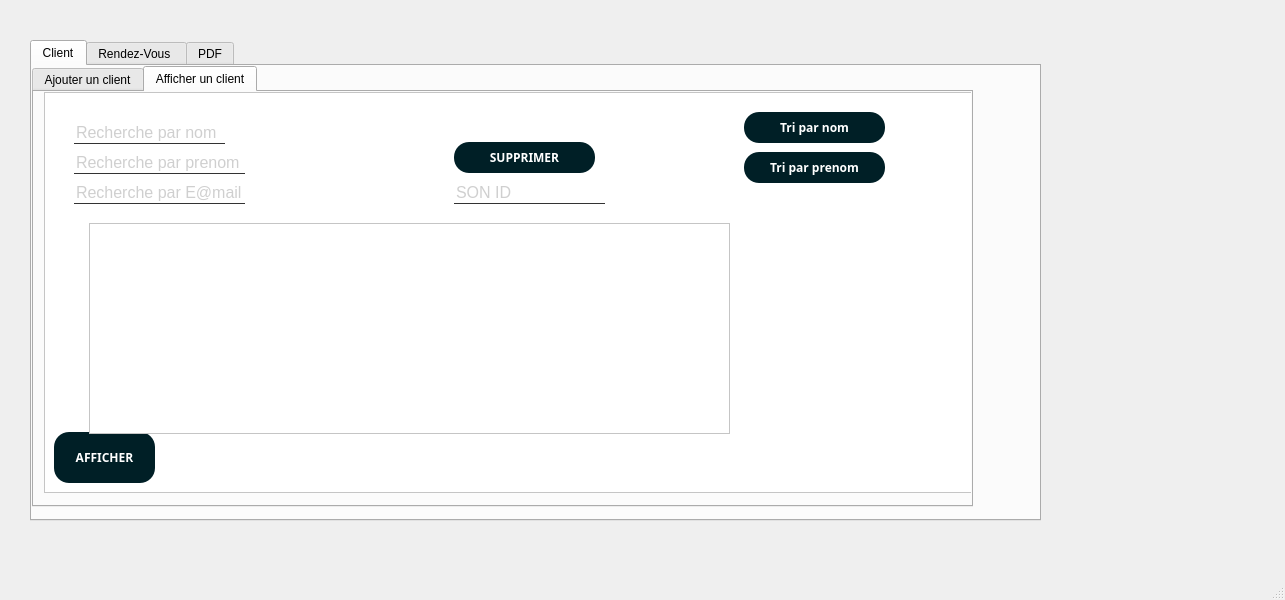
<?xml version="1.0" encoding="UTF-8"?>
<ui version="4.0">
 <class>MainWindow</class>
 <widget class="QMainWindow" name="MainWindow">
  <property name="geometry">
   <rect>
    <x>0</x>
    <y>0</y>
    <width>1285</width>
    <height>600</height>
   </rect>
  </property>
  <property name="windowTitle">
   <string>MainWindow</string>
  </property>
  <widget class="QWidget" name="centralwidget">
   <widget class="QTabWidget" name="rendezvous">
    <property name="geometry">
     <rect>
      <x>30</x>
      <y>40</y>
      <width>1011</width>
      <height>481</height>
     </rect>
    </property>
    <property name="styleSheet">
     <string notr="true"/>
    </property>
    <property name="currentIndex">
     <number>0</number>
    </property>
    <widget class="QWidget" name="tab">
     <attribute name="title">
      <string>Client</string>
     </attribute>
     <widget class="QTabWidget" name="tabWidget_2">
      <property name="geometry">
       <rect>
        <x>0</x>
        <y>0</y>
        <width>941</width>
        <height>441</height>
       </rect>
      </property>
      <property name="currentIndex">
       <number>1</number>
      </property>
      <widget class="QWidget" name="tab_3">
       <attribute name="title">
        <string>Ajouter un client</string>
       </attribute>
       <widget class="QFrame" name="frame_5">
        <property name="geometry">
         <rect>
          <x>10</x>
          <y>0</y>
          <width>921</width>
          <height>401</height>
         </rect>
        </property>
        <property name="styleSheet">
         <string notr="true">QFrame{
background:white;

}
QLabel{
color:white;
font-size:16px;
}
QPushButton
{
background:red;
border-radius:16px;
}
QPushButton:hover {
transform: scale(5); 
width : 250px;
color:rgb(243,214,23);
}
QPushButton{
color:white;
border-radius:15px;
}
QLineEdit
{
background:transparent;
border:none;
color:#a0a0a0;
font-size:16px;
border-bottom:1px solid #333;
}</string>
        </property>
        <property name="frameShape">
         <enum>QFrame::StyledPanel</enum>
        </property>
        <property name="frameShadow">
         <enum>QFrame::Raised</enum>
        </property>
        <widget class="QPushButton" name="b_ajouter">
         <property name="geometry">
          <rect>
           <x>770</x>
           <y>290</y>
           <width>131</width>
           <height>61</height>
          </rect>
         </property>
         <property name="font">
          <font>
           <family>century gothic</family>
           <weight>75</weight>
           <italic>false</italic>
           <bold>true</bold>
           <underline>false</underline>
           <strikeout>false</strikeout>
          </font>
         </property>
         <property name="styleSheet">
          <string notr="true">background-color:#001F26;
</string>
         </property>
         <property name="text">
          <string>SUBMITE</string>
         </property>
         <property name="checkable">
          <bool>false</bool>
         </property>
        </widget>
        <widget class="QLineEdit" name="le_nom">
         <property name="geometry">
          <rect>
           <x>60</x>
           <y>50</y>
           <width>151</width>
           <height>22</height>
          </rect>
         </property>
         <property name="text">
          <string/>
         </property>
         <property name="placeholderText">
          <string>Taper le Nom</string>
         </property>
        </widget>
        <widget class="QLineEdit" name="le_prenom">
         <property name="geometry">
          <rect>
           <x>60</x>
           <y>90</y>
           <width>151</width>
           <height>22</height>
          </rect>
         </property>
         <property name="text">
          <string/>
         </property>
         <property name="placeholderText">
          <string>Taper le Prenom</string>
         </property>
        </widget>
        <widget class="QLineEdit" name="le_num">
         <property name="geometry">
          <rect>
           <x>60</x>
           <y>130</y>
           <width>151</width>
           <height>22</height>
          </rect>
         </property>
         <property name="text">
          <string/>
         </property>
         <property name="placeholderText">
          <string>Taper le N°</string>
         </property>
        </widget>
        <widget class="QLineEdit" name="le_email">
         <property name="geometry">
          <rect>
           <x>60</x>
           <y>170</y>
           <width>151</width>
           <height>22</height>
          </rect>
         </property>
         <property name="text">
          <string/>
         </property>
         <property name="placeholderText">
          <string>E@mail</string>
         </property>
        </widget>
        <widget class="QPushButton" name="pushButton_8">
         <property name="geometry">
          <rect>
           <x>630</x>
           <y>290</y>
           <width>131</width>
           <height>61</height>
          </rect>
         </property>
         <property name="font">
          <font>
           <family>century gothic</family>
           <weight>75</weight>
           <italic>false</italic>
           <bold>true</bold>
           <underline>false</underline>
           <strikeout>false</strikeout>
          </font>
         </property>
         <property name="styleSheet">
          <string notr="true">background-color:#001F26;
</string>
         </property>
         <property name="text">
          <string>Cancel</string>
         </property>
         <property name="checkable">
          <bool>false</bool>
         </property>
        </widget>
        <widget class="QPushButton" name="pushButton_16">
         <property name="geometry">
          <rect>
           <x>10</x>
           <y>260</y>
           <width>181</width>
           <height>131</height>
          </rect>
         </property>
         <property name="styleSheet">
          <string notr="true">QPushButton
{
background:transparent;
}</string>
         </property>
         <property name="text">
          <string/>
         </property>
         <property name="icon">
          <iconset>
           <normaloff>../unnamed.png</normaloff>../unnamed.png</iconset>
         </property>
         <property name="iconSize">
          <size>
           <width>150</width>
           <height>150</height>
          </size>
         </property>
        </widget>
        <widget class="QDateEdit" name="le_DDN">
         <property name="geometry">
          <rect>
           <x>70</x>
           <y>210</y>
           <width>110</width>
           <height>22</height>
          </rect>
         </property>
        </widget>
       </widget>
      </widget>
      <widget class="QWidget" name="tab_4">
       <attribute name="title">
        <string>Afficher un client</string>
       </attribute>
       <widget class="QFrame" name="frame_3">
        <property name="geometry">
         <rect>
          <x>10</x>
          <y>0</y>
          <width>951</width>
          <height>401</height>
         </rect>
        </property>
        <property name="styleSheet">
         <string notr="true">QFrame{
background:white;

}
QLabel{
color:white;
font-size:16px;
}
QPushButton
{
background:red;
border-radius:16px;
}
QPushButton:hover {
transform: scale(5); 
width : 250px;
color:rgb(243,214,23);
}
QPushButton{
color:white;
border-radius:15px;
}
QLineEdit
{
background:transparent;
border:none;
color:#a0a0a0;
font-size:16px;
border-bottom:1px solid #333;
}</string>
        </property>
        <property name="frameShape">
         <enum>QFrame::StyledPanel</enum>
        </property>
        <property name="frameShadow">
         <enum>QFrame::Raised</enum>
        </property>
        <widget class="QPushButton" name="pushButton_3">
         <property name="geometry">
          <rect>
           <x>10</x>
           <y>340</y>
           <width>101</width>
           <height>51</height>
          </rect>
         </property>
         <property name="font">
          <font>
           <family>century gothic</family>
           <weight>75</weight>
           <italic>false</italic>
           <bold>true</bold>
           <underline>false</underline>
           <strikeout>false</strikeout>
          </font>
         </property>
         <property name="styleSheet">
          <string notr="true">background-color:#001F26;
</string>
         </property>
         <property name="text">
          <string>AFFICHER</string>
         </property>
         <property name="checkable">
          <bool>false</bool>
         </property>
        </widget>
        <widget class="QLineEdit" name="lineEdit_12">
         <property name="geometry">
          <rect>
           <x>30</x>
           <y>30</y>
           <width>151</width>
           <height>22</height>
          </rect>
         </property>
         <property name="text">
          <string/>
         </property>
         <property name="placeholderText">
          <string>Recherche par nom</string>
         </property>
        </widget>
        <widget class="QLineEdit" name="lineEdit_13">
         <property name="geometry">
          <rect>
           <x>30</x>
           <y>60</y>
           <width>171</width>
           <height>22</height>
          </rect>
         </property>
         <property name="text">
          <string/>
         </property>
         <property name="placeholderText">
          <string>Recherche par prenom</string>
         </property>
        </widget>
        <widget class="QLineEdit" name="lineEdit_14">
         <property name="geometry">
          <rect>
           <x>30</x>
           <y>90</y>
           <width>171</width>
           <height>22</height>
          </rect>
         </property>
         <property name="text">
          <string/>
         </property>
         <property name="placeholderText">
          <string>Recherche par E@mail</string>
         </property>
        </widget>
        <widget class="QPushButton" name="pushButton_9">
         <property name="geometry">
          <rect>
           <x>700</x>
           <y>20</y>
           <width>141</width>
           <height>31</height>
          </rect>
         </property>
         <property name="font">
          <font>
           <family>century gothic</family>
           <weight>75</weight>
           <italic>false</italic>
           <bold>true</bold>
           <underline>false</underline>
           <strikeout>false</strikeout>
          </font>
         </property>
         <property name="styleSheet">
          <string notr="true">background-color:#001F26;
</string>
         </property>
         <property name="text">
          <string>Tri par nom</string>
         </property>
         <property name="checkable">
          <bool>false</bool>
         </property>
        </widget>
        <widget class="QPushButton" name="pushButton_10">
         <property name="geometry">
          <rect>
           <x>700</x>
           <y>60</y>
           <width>141</width>
           <height>31</height>
          </rect>
         </property>
         <property name="font">
          <font>
           <family>century gothic</family>
           <weight>75</weight>
           <italic>false</italic>
           <bold>true</bold>
           <underline>false</underline>
           <strikeout>false</strikeout>
          </font>
         </property>
         <property name="styleSheet">
          <string notr="true">background-color:#001F26;
</string>
         </property>
         <property name="text">
          <string>Tri par prenom</string>
         </property>
         <property name="checkable">
          <bool>false</bool>
         </property>
        </widget>
        <widget class="QPushButton" name="pushButton_15">
         <property name="geometry">
          <rect>
           <x>690</x>
           <y>200</y>
           <width>181</width>
           <height>131</height>
          </rect>
         </property>
         <property name="styleSheet">
          <string notr="true">QPushButton
{
background:transparent;
}</string>
         </property>
         <property name="text">
          <string/>
         </property>
         <property name="icon">
          <iconset>
           <normaloff>../unnamed.png</normaloff>../unnamed.png</iconset>
         </property>
         <property name="iconSize">
          <size>
           <width>150</width>
           <height>150</height>
          </size>
         </property>
        </widget>
        <widget class="QTableView" name="tab_client">
         <property name="geometry">
          <rect>
           <x>45</x>
           <y>131</y>
           <width>641</width>
           <height>211</height>
          </rect>
         </property>
        </widget>
        <widget class="QLineEdit" name="le_id_supp">
         <property name="geometry">
          <rect>
           <x>410</x>
           <y>90</y>
           <width>151</width>
           <height>22</height>
          </rect>
         </property>
         <property name="text">
          <string/>
         </property>
         <property name="placeholderText">
          <string>SON ID</string>
         </property>
        </widget>
        <widget class="QPushButton" name="pb_supp">
         <property name="geometry">
          <rect>
           <x>410</x>
           <y>50</y>
           <width>141</width>
           <height>31</height>
          </rect>
         </property>
         <property name="font">
          <font>
           <family>century gothic</family>
           <weight>75</weight>
           <italic>false</italic>
           <bold>true</bold>
           <underline>false</underline>
           <strikeout>false</strikeout>
          </font>
         </property>
         <property name="styleSheet">
          <string notr="true">background-color:#001F26;
</string>
         </property>
         <property name="text">
          <string>SUPPRIMER</string>
         </property>
         <property name="checkable">
          <bool>false</bool>
         </property>
        </widget>
       </widget>
      </widget>
     </widget>
    </widget>
    <widget class="QWidget" name="tab_2">
     <attribute name="title">
      <string>Rendez-Vous </string>
     </attribute>
     <widget class="QTabWidget" name="tabWidget">
      <property name="geometry">
       <rect>
        <x>0</x>
        <y>0</y>
        <width>1011</width>
        <height>451</height>
       </rect>
      </property>
      <property name="currentIndex">
       <number>0</number>
      </property>
      <widget class="QWidget" name="tab_6">
       <attribute name="title">
        <string>Ajouter des RDV</string>
       </attribute>
       <widget class="QFrame" name="frame">
        <property name="geometry">
         <rect>
          <x>20</x>
          <y>30</y>
          <width>921</width>
          <height>381</height>
         </rect>
        </property>
        <property name="styleSheet">
         <string notr="true">QFrame{
background:white;

}
QLabel{
color:white;
font-size:16px;
}
QPushButton
{
background:red;
border-radius:16px;
}
QPushButton:hover {
transform: scale(5); 
width : 250px;
color:rgb(243,214,23);
}
QPushButton{
color:white;
border-radius:15px;
}
QLineEdit
{
background:transparent;
border:none;
color:#a0a0a0;
font-size:16px;
border-bottom:1px solid #333;
}</string>
        </property>
        <property name="frameShape">
         <enum>QFrame::StyledPanel</enum>
        </property>
        <property name="frameShadow">
         <enum>QFrame::Raised</enum>
        </property>
        <widget class="QPushButton" name="pushButton">
         <property name="geometry">
          <rect>
           <x>770</x>
           <y>290</y>
           <width>131</width>
           <height>61</height>
          </rect>
         </property>
         <property name="font">
          <font>
           <family>century gothic</family>
           <weight>75</weight>
           <italic>false</italic>
           <bold>true</bold>
           <underline>false</underline>
           <strikeout>false</strikeout>
          </font>
         </property>
         <property name="styleSheet">
          <string notr="true">background-color:#001F26;
</string>
         </property>
         <property name="text">
          <string>SUBMITE</string>
         </property>
         <property name="checkable">
          <bool>false</bool>
         </property>
        </widget>
        <widget class="QLineEdit" name="lineEdit">
         <property name="geometry">
          <rect>
           <x>130</x>
           <y>50</y>
           <width>151</width>
           <height>22</height>
          </rect>
         </property>
         <property name="text">
          <string>Taper le Nom</string>
         </property>
        </widget>
        <widget class="QLineEdit" name="lineEdit_2">
         <property name="geometry">
          <rect>
           <x>130</x>
           <y>90</y>
           <width>151</width>
           <height>22</height>
          </rect>
         </property>
         <property name="text">
          <string>Taper le prenom</string>
         </property>
        </widget>
        <widget class="QLineEdit" name="lineEdit_3">
         <property name="geometry">
          <rect>
           <x>130</x>
           <y>140</y>
           <width>151</width>
           <height>22</height>
          </rect>
         </property>
         <property name="text">
          <string>Taper le N°</string>
         </property>
        </widget>
        <widget class="QCalendarWidget" name="calendarWidget">
         <property name="geometry">
          <rect>
           <x>550</x>
           <y>20</y>
           <width>304</width>
           <height>218</height>
          </rect>
         </property>
        </widget>
        <widget class="QLineEdit" name="lineEdit_4">
         <property name="geometry">
          <rect>
           <x>130</x>
           <y>190</y>
           <width>151</width>
           <height>22</height>
          </rect>
         </property>
         <property name="text">
          <string>Taper l'email</string>
         </property>
        </widget>
        <widget class="QPushButton" name="pushButton_6">
         <property name="geometry">
          <rect>
           <x>630</x>
           <y>290</y>
           <width>131</width>
           <height>61</height>
          </rect>
         </property>
         <property name="font">
          <font>
           <family>century gothic</family>
           <weight>75</weight>
           <italic>false</italic>
           <bold>true</bold>
           <underline>false</underline>
           <strikeout>false</strikeout>
          </font>
         </property>
         <property name="styleSheet">
          <string notr="true">background-color:#001F26;
</string>
         </property>
         <property name="text">
          <string>CANCEL</string>
         </property>
         <property name="checkable">
          <bool>false</bool>
         </property>
        </widget>
        <widget class="QPushButton" name="pushButton_13">
         <property name="geometry">
          <rect>
           <x>10</x>
           <y>240</y>
           <width>181</width>
           <height>131</height>
          </rect>
         </property>
         <property name="styleSheet">
          <string notr="true">QPushButton
{
background:transparent;
}</string>
         </property>
         <property name="text">
          <string/>
         </property>
         <property name="icon">
          <iconset>
           <normaloff>../unnamed.png</normaloff>../unnamed.png</iconset>
         </property>
         <property name="iconSize">
          <size>
           <width>150</width>
           <height>150</height>
          </size>
         </property>
        </widget>
       </widget>
      </widget>
      <widget class="QWidget" name="tab_5">
       <attribute name="title">
        <string>Afficher les RDV</string>
       </attribute>
       <widget class="QFrame" name="frame_2">
        <property name="geometry">
         <rect>
          <x>10</x>
          <y>10</y>
          <width>921</width>
          <height>401</height>
         </rect>
        </property>
        <property name="styleSheet">
         <string notr="true">QFrame{
background:white;

}
QLabel{
color:white;
font-size:16px;
}
QPushButton
{
background:red;
border-radius:16px;
}
QPushButton:hover {
transform: scale(5); 
width : 250px;
color:rgb(243,214,23);
}
QPushButton{
color:white;
border-radius:15px;
}
QLineEdit
{
background:transparent;
border:none;
color:#a0a0a0;
font-size:16px;
border-bottom:1px solid #333;
}</string>
        </property>
        <property name="frameShape">
         <enum>QFrame::StyledPanel</enum>
        </property>
        <property name="frameShadow">
         <enum>QFrame::Raised</enum>
        </property>
        <widget class="QPushButton" name="pushButton_2">
         <property name="geometry">
          <rect>
           <x>270</x>
           <y>240</y>
           <width>131</width>
           <height>61</height>
          </rect>
         </property>
         <property name="font">
          <font>
           <family>century gothic</family>
           <weight>75</weight>
           <italic>false</italic>
           <bold>true</bold>
           <underline>false</underline>
           <strikeout>false</strikeout>
          </font>
         </property>
         <property name="styleSheet">
          <string notr="true">background-color:#001F26;
</string>
         </property>
         <property name="text">
          <string>AFFICHER</string>
         </property>
         <property name="checkable">
          <bool>false</bool>
         </property>
        </widget>
        <widget class="QPushButton" name="pushButton_11">
         <property name="geometry">
          <rect>
           <x>760</x>
           <y>30</y>
           <width>141</width>
           <height>31</height>
          </rect>
         </property>
         <property name="font">
          <font>
           <family>century gothic</family>
           <weight>75</weight>
           <italic>false</italic>
           <bold>true</bold>
           <underline>false</underline>
           <strikeout>false</strikeout>
          </font>
         </property>
         <property name="styleSheet">
          <string notr="true">background-color:#001F26;
</string>
         </property>
         <property name="text">
          <string>Tri par nom</string>
         </property>
         <property name="checkable">
          <bool>false</bool>
         </property>
        </widget>
        <widget class="QTableWidget" name="tableWidget">
         <property name="geometry">
          <rect>
           <x>10</x>
           <y>10</y>
           <width>701</width>
           <height>211</height>
          </rect>
         </property>
         <property name="minimumSize">
          <size>
           <width>591</width>
           <height>0</height>
          </size>
         </property>
         <property name="maximumSize">
          <size>
           <width>16777215</width>
           <height>331</height>
          </size>
         </property>
         <property name="autoScroll">
          <bool>true</bool>
         </property>
         <property name="dragEnabled">
          <bool>true</bool>
         </property>
         <property name="alternatingRowColors">
          <bool>true</bool>
         </property>
         <property name="sortingEnabled">
          <bool>true</bool>
         </property>
         <attribute name="horizontalHeaderCascadingSectionResizes">
          <bool>true</bool>
         </attribute>
         <attribute name="verticalHeaderCascadingSectionResizes">
          <bool>true</bool>
         </attribute>
         <attribute name="verticalHeaderShowSortIndicator" stdset="0">
          <bool>true</bool>
         </attribute>
         <attribute name="verticalHeaderStretchLastSection">
          <bool>false</bool>
         </attribute>
         <row>
          <property name="text">
           <string>New Row</string>
          </property>
         </row>
         <row>
          <property name="text">
           <string>New Row</string>
          </property>
         </row>
         <row>
          <property name="text">
           <string>New Row</string>
          </property>
         </row>
         <row>
          <property name="text">
           <string>New Row</string>
          </property>
         </row>
         <row>
          <property name="text">
           <string>New Row</string>
          </property>
         </row>
         <column>
          <property name="text">
           <string>Nom</string>
          </property>
         </column>
         <column>
          <property name="text">
           <string>Prenom</string>
          </property>
         </column>
         <column>
          <property name="text">
           <string>N°</string>
          </property>
         </column>
         <column>
          <property name="text">
           <string>E@mail</string>
          </property>
         </column>
        </widget>
        <widget class="QLineEdit" name="lineEdit_15">
         <property name="geometry">
          <rect>
           <x>10</x>
           <y>230</y>
           <width>151</width>
           <height>22</height>
          </rect>
         </property>
         <property name="text">
          <string>Recherche</string>
         </property>
        </widget>
        <widget class="QPushButton" name="pushButton_14">
         <property name="geometry">
          <rect>
           <x>760</x>
           <y>80</y>
           <width>141</width>
           <height>31</height>
          </rect>
         </property>
         <property name="font">
          <font>
           <family>century gothic</family>
           <weight>75</weight>
           <italic>false</italic>
           <bold>true</bold>
           <underline>false</underline>
           <strikeout>false</strikeout>
          </font>
         </property>
         <property name="styleSheet">
          <string notr="true">background-color:#001F26;
</string>
         </property>
         <property name="text">
          <string>Tri par Penom</string>
         </property>
         <property name="checkable">
          <bool>false</bool>
         </property>
        </widget>
        <widget class="QPushButton" name="pushButton_12">
         <property name="geometry">
          <rect>
           <x>510</x>
           <y>30</y>
           <width>181</width>
           <height>181</height>
          </rect>
         </property>
         <property name="styleSheet">
          <string notr="true">QPushButton
{
background:transparent;
}</string>
         </property>
         <property name="text">
          <string/>
         </property>
         <property name="icon">
          <iconset>
           <normaloff>../unnamed.png</normaloff>../unnamed.png</iconset>
         </property>
         <property name="iconSize">
          <size>
           <width>150</width>
           <height>150</height>
          </size>
         </property>
        </widget>
       </widget>
      </widget>
     </widget>
    </widget>
    <widget class="QWidget" name="tab_7">
     <attribute name="title">
      <string>PDF</string>
     </attribute>
     <widget class="QFrame" name="frame_4">
      <property name="geometry">
       <rect>
        <x>20</x>
        <y>20</y>
        <width>941</width>
        <height>401</height>
       </rect>
      </property>
      <property name="styleSheet">
       <string notr="true">QFrame{
background:white;

}
QLabel{
color:white;
font-size:16px;
}
QPushButton
{
background:red;
border-radius:16px;
}
QPushButton:hover {
transform: scale(5); 
width : 250px;
color:rgb(243,214,23);
}
QPushButton{
color:white;
border-radius:15px;
}
QLineEdit
{
background:transparent;
border:none;
color:#a0a0a0;
font-size:16px;
border-bottom:1px solid #333;
}</string>
      </property>
      <property name="frameShape">
       <enum>QFrame::StyledPanel</enum>
      </property>
      <property name="frameShadow">
       <enum>QFrame::Raised</enum>
      </property>
      <widget class="QPushButton" name="pushButton_4">
       <property name="geometry">
        <rect>
         <x>770</x>
         <y>290</y>
         <width>131</width>
         <height>61</height>
        </rect>
       </property>
       <property name="font">
        <font>
         <family>century gothic</family>
         <weight>75</weight>
         <italic>false</italic>
         <bold>true</bold>
         <underline>false</underline>
         <strikeout>false</strikeout>
        </font>
       </property>
       <property name="styleSheet">
        <string notr="true">background-color:#001F26;
</string>
       </property>
       <property name="text">
        <string>AFFICHE</string>
       </property>
       <property name="checkable">
        <bool>false</bool>
       </property>
      </widget>
      <widget class="QLineEdit" name="lineEdit_5">
       <property name="geometry">
        <rect>
         <x>50</x>
         <y>40</y>
         <width>151</width>
         <height>22</height>
        </rect>
       </property>
       <property name="text">
        <string>Recherche par Nom</string>
       </property>
      </widget>
      <widget class="QLineEdit" name="lineEdit_6">
       <property name="geometry">
        <rect>
         <x>50</x>
         <y>70</y>
         <width>171</width>
         <height>22</height>
        </rect>
       </property>
       <property name="text">
        <string>Recherche par Prenom</string>
       </property>
      </widget>
      <widget class="QPushButton" name="pushButton_7">
       <property name="geometry">
        <rect>
         <x>620</x>
         <y>290</y>
         <width>131</width>
         <height>61</height>
        </rect>
       </property>
       <property name="font">
        <font>
         <family>century gothic</family>
         <weight>75</weight>
         <italic>false</italic>
         <bold>true</bold>
         <underline>false</underline>
         <strikeout>false</strikeout>
        </font>
       </property>
       <property name="styleSheet">
        <string notr="true">background-color:#001F26;
</string>
       </property>
       <property name="text">
        <string>PDF</string>
       </property>
       <property name="checkable">
        <bool>false</bool>
       </property>
      </widget>
      <widget class="QPushButton" name="pushButton_17">
       <property name="geometry">
        <rect>
         <x>20</x>
         <y>250</y>
         <width>181</width>
         <height>131</height>
        </rect>
       </property>
       <property name="styleSheet">
        <string notr="true">QPushButton
{
background:transparent;
}</string>
       </property>
       <property name="text">
        <string/>
       </property>
       <property name="icon">
        <iconset>
         <normaloff>../unnamed.png</normaloff>../unnamed.png</iconset>
       </property>
       <property name="iconSize">
        <size>
         <width>150</width>
         <height>150</height>
        </size>
       </property>
      </widget>
     </widget>
    </widget>
   </widget>
  </widget>
  <widget class="QMenuBar" name="menubar">
   <property name="geometry">
    <rect>
     <x>0</x>
     <y>0</y>
     <width>1285</width>
     <height>26</height>
    </rect>
   </property>
  </widget>
  <widget class="QStatusBar" name="statusbar"/>
 </widget>
 <resources/>
 <connections/>
</ui>
